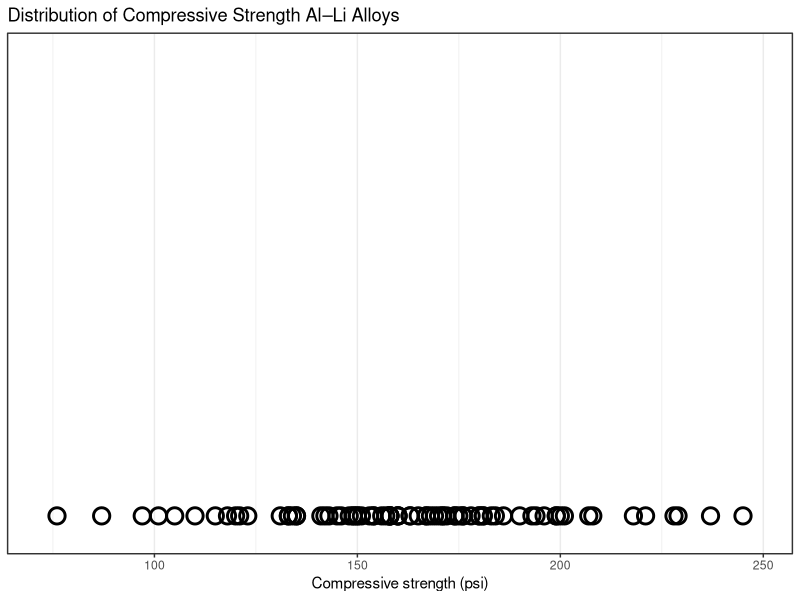
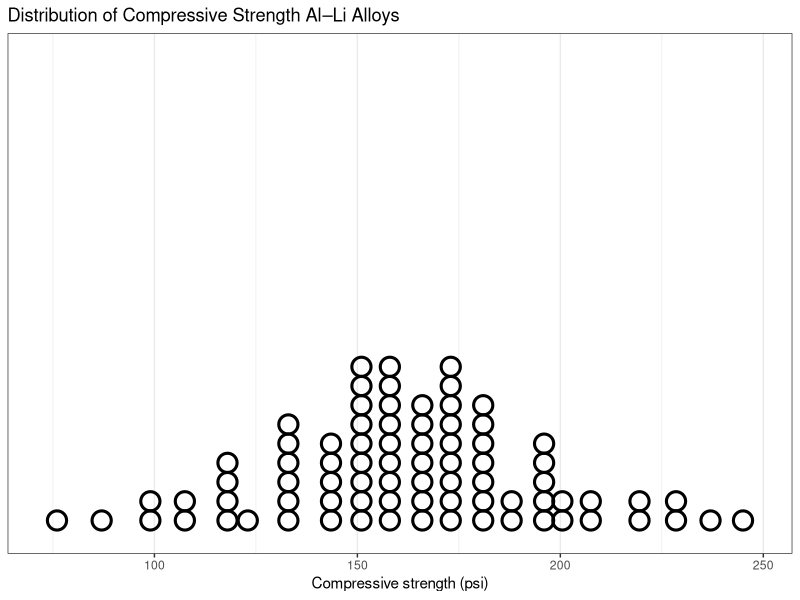
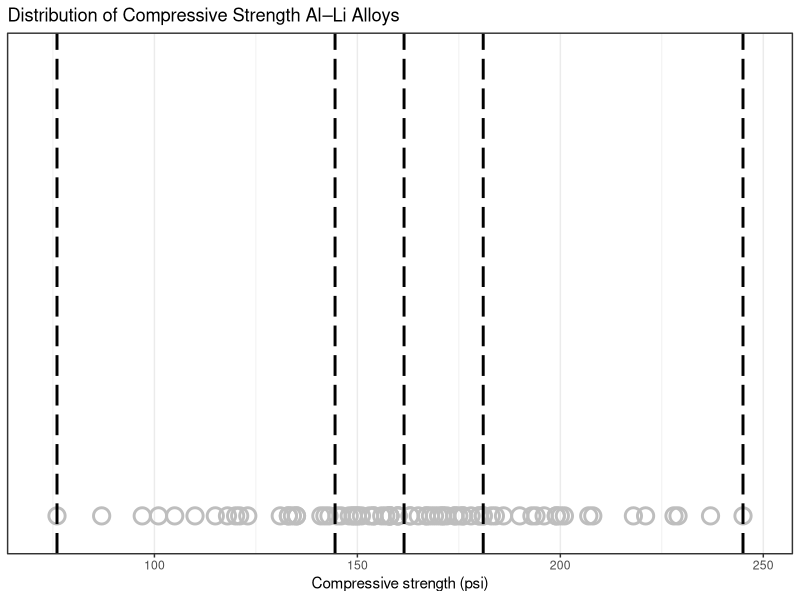
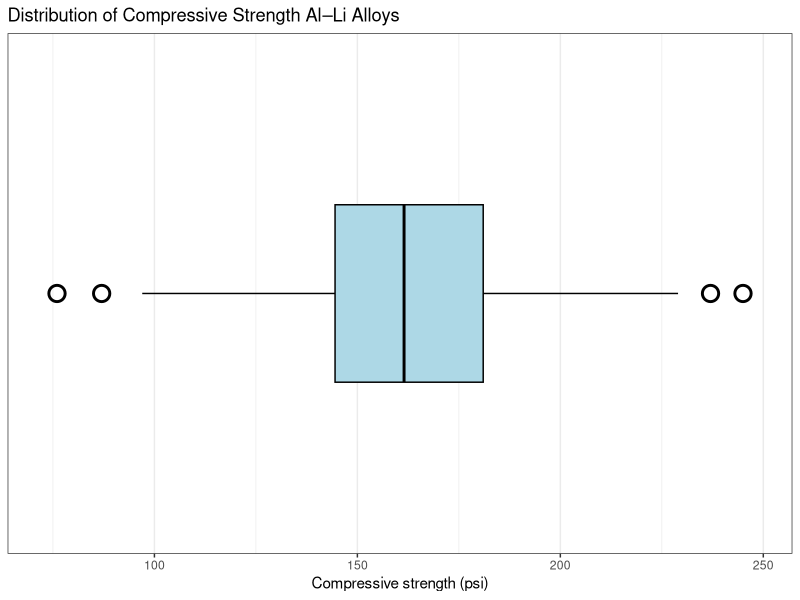
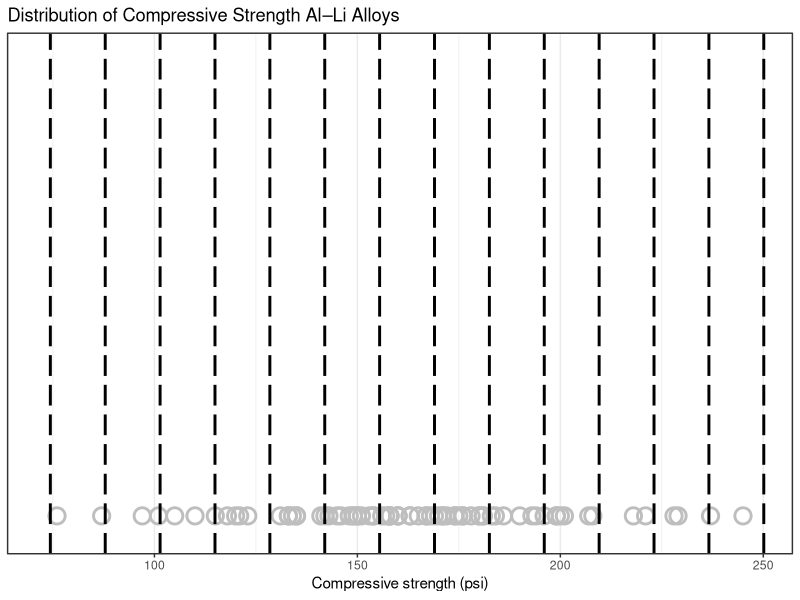
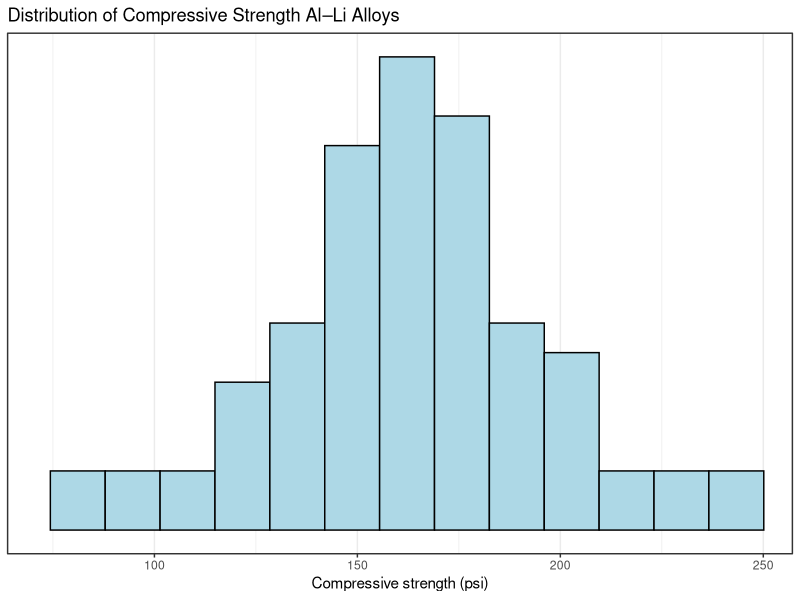
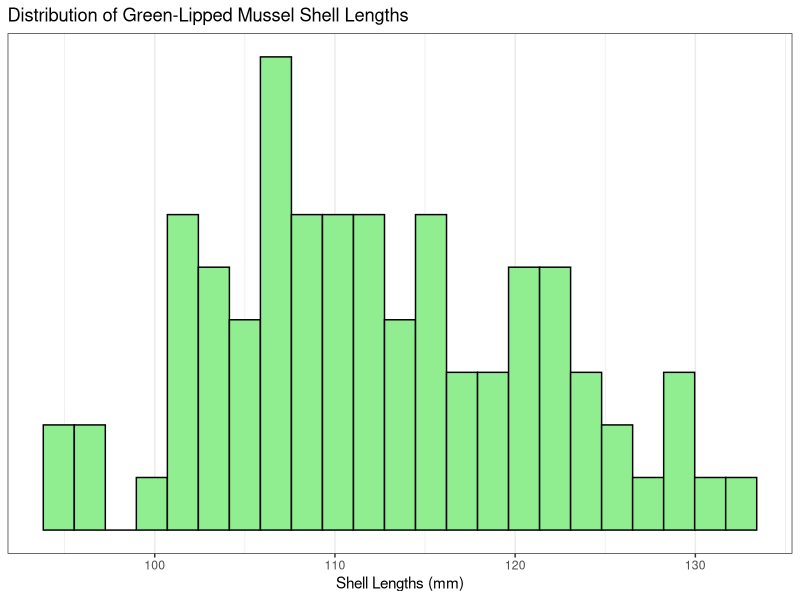

The R source for these figures, in order:
## ---- chunk 1
#| include: false
library(ggplot2)
library(knitr)
## ---- chunk 2
#| results: asis
#| classes: excel

library(readxl)
alloy.df <- read_excel("datasets/alloy.xlsx")
 
rbind(colnames(alloy.df), head(alloy.df, n = 14), rep("...", ncol(alloy.df))) |>
  kable(format = "html", row.names = TRUE, col.names = LETTERS[1:ncol(alloy.df)])

plotObj <- ggplot(alloy.df, aes(x = strength)) +
  labs(x = "Compressive strength (psi)", title = "Distribution of Compressive Strength Al–Li Alloys") +
  theme_bw()

dotplot <- plotObj + 
  geom_dotplot(fill = NA, stroke = 3, colour = "black", binwidth = (max(alloy.df$strength) - min(alloy.df$strength)) / 25, dotsize = 0.7) + 
  labs(y = NULL) + 
  scale_y_continuous(breaks = NULL)

dotplot.xlims <- ggplot_build(dotplot)$layout$panel_scales_x[[1]]$range$range
## ---- chunk 3
#| fig-dpi: 300
#| fig-height: 4
#| fig-width: 7
#| out-width: 100%
#| fig-cap: "**Figure:** Distribution of 80 aluminium-lithium alloy specimens' [**Figure:**]{style=\"visibility: hidden;\"} compressive strength."
plotObj + 
  geom_point(aes(y = 0.03), size = 4.5, stroke = 1.5, colour = "black", shape = 1) + 
  labs(y = NULL) + 
  coord_cartesian(dotplot.xlims,  ggplot_build(dotplot)$layout$panel_scales_y[[1]]$range$range, clip = "off") +
  scale_y_continuous(breaks = NULL)
## ---- chunk 4
#| fig-dpi: 300
#| fig-height: 4
#| fig-width: 7
#| out-width: 100%
#| fig-cap: "[**Figure:** Distribution of 80 aluminium-lithium alloy specimens' **Figure:** compressive strength.]{style=\"visibility: hidden;\"}"

print(dotplot)
## ---- chunk 5
#| fig-dpi: 300
#| fig-height: 4
#| fig-width: 7
#| out-width: 100%
#| fig-cap: "**Figure:** Distribution of 80 aluminium-lithium alloy specimens' [**Figure:**]{style=\"visibility: hidden;\"} compressive strength."
## ---- chunk 6
#| fig-dpi: 300
#| fig-height: 4
#| fig-width: 7
#| out-width: 100%
#| fig-cap: "[**Figure:** Distribution of 80 aluminium-lithium alloy specimens' **Figure:** compressive strength.]{style=\"visibility: hidden;\"}"

boxplot.stats <- ggplot_build(plotObj + geom_boxplot())$data[[1]]

super.dotplot <- plotObj + 
  geom_point(aes(y = 0.03), size = 4.5, stroke = 1.5, colour = "gray", shape = 1) + 
  labs(y = NULL) + 
  coord_cartesian(dotplot.xlims,  ggplot_build(dotplot)$layout$panel_scales_y[[1]]$range$range, clip = "off") +
  scale_y_continuous(breaks = NULL)

super.dotplot +
  geom_vline(xintercept = c(boxplot.stats$xmin_final, boxplot.stats$xlower, boxplot.stats$xmiddle, boxplot.stats$xupper, boxplot.stats$xmax_final), linetype = 5, linewidth = 1, colour = "black")
## ---- chunk 7
#| fig-dpi: 300
#| fig-height: 4
#| fig-width: 7
#| out-width: 100%
#| fig-cap: "[**Figure:** Distribution of 80 aluminium-lithium alloy specimens' **Figure:** compressive strength.]{style=\"visibility: hidden;\"}"

plotObj + 
  geom_boxplot(colour = "black", outlier.stroke = 1.5, outlier.shape = 1, outlier.size = 4.5, outlier.colour = "black", fill = "lightblue") + 
  labs(y = NULL) +
  scale_y_continuous(breaks = NULL, limits = c(-1, 1)) +
  xlim(dotplot.xlims)
## ---- chunk 8
#| fig-dpi: 300
#| fig-height: 4
#| fig-width: 7
#| out-width: 100%
#| fig-cap: "**Figure:** Distribution of 80 aluminium-lithium alloy specimens' [**Figure:**]{style=\"visibility: hidden;\"} compressive strength."
## ---- chunk 9
#| fig-dpi: 300
#| fig-height: 4
#| fig-width: 7
#| out-width: 100%
#| fig-cap: "[**Figure:** Distribution of 80 aluminium-lithium alloy specimens' **Figure:** compressive strength.]{style=\"visibility: hidden;\"}"

histogram.stats <- ggplot_build(plotObj + geom_histogram(center = 0, binwidth = (max(alloy.df$strength) - min(alloy.df$strength)) / 12.5))$data[[1]]

super.dotplot +
  geom_vline(xintercept = c(histogram.stats$xmin, histogram.stats$xmax[nrow(histogram.stats)]), linetype = 5, linewidth = 1, colour = "black")
## ---- chunk 10
#| fig-dpi: 300
#| fig-height: 4
#| fig-width: 7
#| out-width: 100%
#| fig-cap: "[**Figure:** Distribution of 80 aluminium-lithium alloy specimens' **Figure:** compressive strength.]{style=\"visibility: hidden;\"}"

plotObj + 
  geom_histogram(center = 0, binwidth = (max(alloy.df$strength) - min(alloy.df$strength)) / 12.5, colour = "black", fill = "lightblue") +
  labs(y = NULL) +
  scale_y_continuous(breaks = NULL) +
  coord_cartesian(xlim = dotplot.xlims, clip = "off")
## ---- chunk 11
#| fig-dpi: 300
#| fig-height: 4
#| fig-width: 7
#| out-width: 100%
#| fig-cap: "**Figure:** Distribution of 80 aluminium-lithium alloy specimens' [**Figure:**]{style=\"visibility: hidden;\"} compressive strength."
## ---- chunk 12
#| fig-dpi: 300
#| fig-height: 4
#| fig-width: 7
#| out-width: 100%
#| fig-cap: "**Figure A:** Distribution of 84 green-lipped mussels' shell lengths."

fairy.df <- read.csv("datasets/fairy-bay.csv")

ggplot(fairy.df, aes(x = Length)) +
  labs(x = "Shell Lengths (mm)", title = "Distribution of Green-Lipped Mussel Shell Lengths", y = NULL) +
  theme_bw() +
  geom_histogram(fill = "lightgreen", colour = "black", bins = 23) + 
  scale_y_continuous(breaks = NULL)
